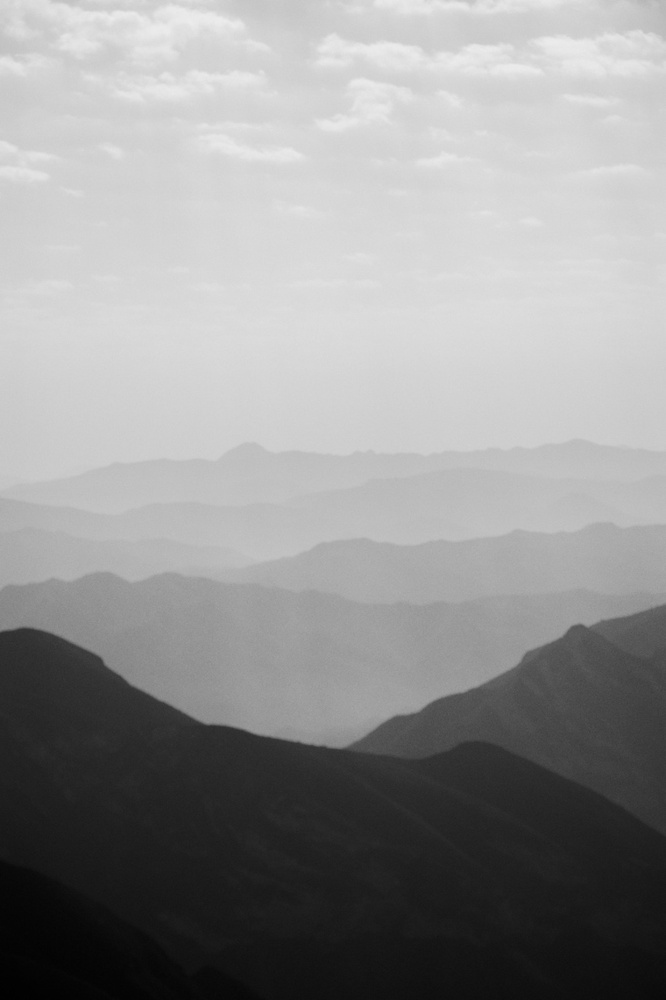
#> input picture ödev03-04/image5.jpeg, 666 x 1000 px, shrunk from 1066 x 1600 before the run, found by its file name
$ jupyter execute Untitled1.ipynb
#> lines starting #> are read from the running program, lines starting #| are printed output that depends on the picture
<a href="https://colab.research.google.com/github/hilalkaynarcali/goruntu-isleme/blob/main/Untitled1.ipynb" target="_parent"></a>

[cell 1]
import cv2
import numpy as np
import matplotlib.pyplot as plt

[cell 2]
from google.colab import files
yuklenen = files.upload()
#> the answer given: image5.jpeg
dosya_adi = list(yuklenen.keys())[0]
print("Yüklenen dosya:", dosya_adi)

[cell 3]
resim = cv2.imread("image5.jpeg", cv2.IMREAD_GRAYSCALE)
#> resim is the input picture: shape (1000, 666); min 0, max 236, mean 147.2

plt.imshow(resim, cmap='gray')
plt.title("Orijinal Görüntü")
plt.axis('off')
plt.show()

[cell 4]
yukseklik, genislik = resim.shape
#> yukseklik = 1000; genislik = 666

histogram = [0] * 256

for i in range(yukseklik):
    for j in range(genislik):

        piksel = resim[i, j]

        histogram[piksel] += 1
#> after the loop, histogram = 256 values, max 23675 at index 216, min 0 at index 237, mean 2601.6

print("256 Değerli Histogram:")
print(histogram)
#> (printed output is left out)

[cell 5]
cdf = [0] * 256

cdf[0] = histogram[0]

for i in range(1, 256):

    cdf[i] = cdf[i-1] + histogram[i]
#> after the loop, cdf = 256 values from 3 to 666000

print("Kümülatif Dağılım Değerleri:")
print(cdf)
#> (printed output is left out)

[cell 6]
cdf_min = 0

for i in range(256):
    if cdf[i] > 0:
        cdf_min = cdf[i]
        break
#> this loop made 1 pass
#> cdf_min on pass 1: 3

toplam_piksel = yukseklik * genislik
#> toplam_piksel = 666000

yeni_degerler = [0] * 256

for i in range(256):

    if toplam_piksel != cdf_min:
        yeni_degerler[i] = int(
            ((cdf[i] - cdf_min) / (toplam_piksel - cdf_min)) * 255
        )
#> after the loop, yeni_degerler = 256 values from 0 to 255

yeni_resim = np.zeros((yukseklik, genislik), dtype=np.uint8)

for i in range(yukseklik):
    for j in range(genislik):

        piksel = resim[i, j]

        yeni_resim[i, j] = yeni_degerler[piksel]
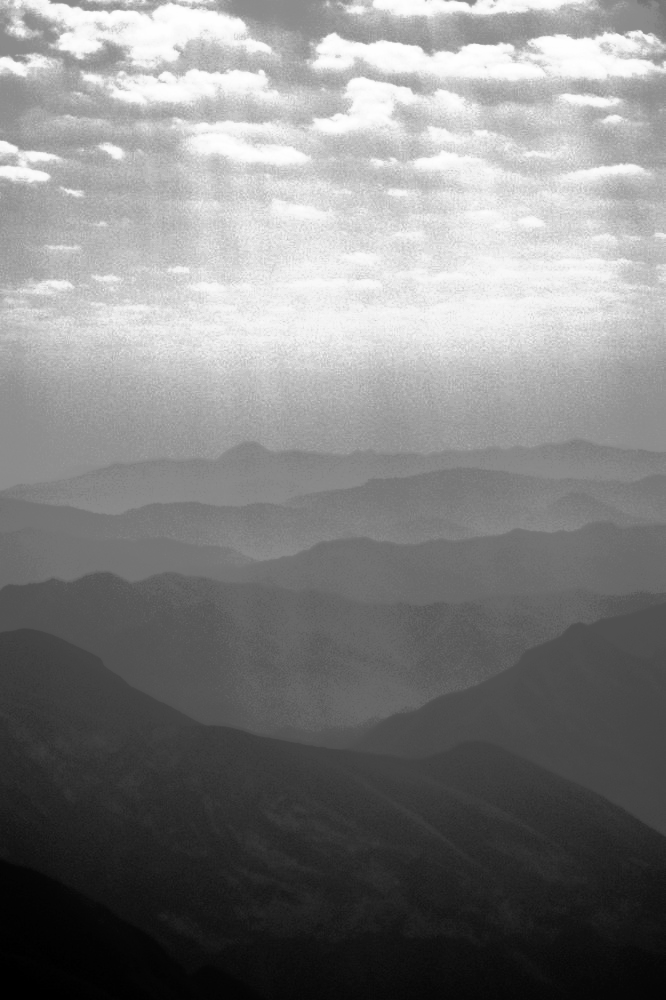
#> yeni_resim: shape (1000, 666); min 0, max 255, mean 128.7
